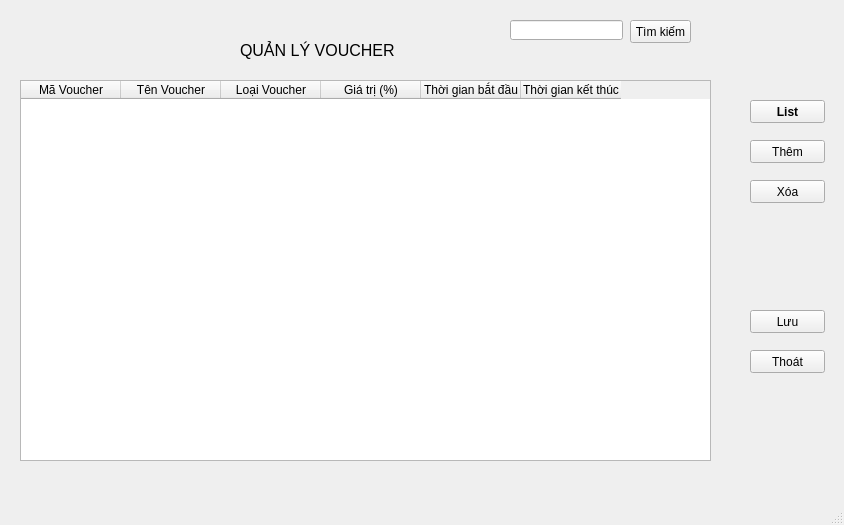
<?xml version="1.0" encoding="UTF-8"?>
<ui version="4.0">
 <class>QuanlyVoucher</class>
 <widget class="QMainWindow" name="QuanlyVoucher">
  <property name="geometry">
   <rect>
    <x>0</x>
    <y>0</y>
    <width>844</width>
    <height>525</height>
   </rect>
  </property>
  <property name="windowTitle">
   <string>QuanlyVoucher</string>
  </property>
  <widget class="QWidget" name="centralwidget">
   <widget class="QTableWidget" name="tableWidgetQLVC">
    <property name="geometry">
     <rect>
      <x>20</x>
      <y>80</y>
      <width>691</width>
      <height>381</height>
     </rect>
    </property>
    <column>
     <property name="text">
      <string>Mã Voucher</string>
     </property>
    </column>
    <column>
     <property name="text">
      <string>Tên Voucher</string>
     </property>
    </column>
    <column>
     <property name="text">
      <string>Loại Voucher</string>
     </property>
    </column>
    <column>
     <property name="text">
      <string>Giá trị (%)</string>
     </property>
    </column>
    <column>
     <property name="text">
      <string>Thời gian bắt đầu</string>
     </property>
    </column>
    <column>
     <property name="text">
      <string>Thời gian kết thúc</string>
     </property>
    </column>
   </widget>
   <widget class="QPushButton" name="btnThoat">
    <property name="geometry">
     <rect>
      <x>750</x>
      <y>350</y>
      <width>75</width>
      <height>23</height>
     </rect>
    </property>
    <property name="text">
     <string>Thoát</string>
    </property>
   </widget>
   <widget class="QPushButton" name="btnLuu">
    <property name="geometry">
     <rect>
      <x>750</x>
      <y>310</y>
      <width>75</width>
      <height>23</height>
     </rect>
    </property>
    <property name="text">
     <string>Lưu</string>
    </property>
   </widget>
   <widget class="QPushButton" name="btnXoa">
    <property name="geometry">
     <rect>
      <x>750</x>
      <y>180</y>
      <width>75</width>
      <height>23</height>
     </rect>
    </property>
    <property name="text">
     <string>Xóa</string>
    </property>
   </widget>
   <widget class="QPushButton" name="btnTimkiem">
    <property name="geometry">
     <rect>
      <x>630</x>
      <y>20</y>
      <width>61</width>
      <height>23</height>
     </rect>
    </property>
    <property name="text">
     <string>Tìm kiếm</string>
    </property>
   </widget>
   <widget class="QPushButton" name="btnList">
    <property name="geometry">
     <rect>
      <x>750</x>
      <y>100</y>
      <width>75</width>
      <height>23</height>
     </rect>
    </property>
    <property name="font">
     <font>
      <weight>75</weight>
      <bold>true</bold>
     </font>
    </property>
    <property name="text">
     <string>List</string>
    </property>
   </widget>
   <widget class="QLineEdit" name="lineEditTimkiem">
    <property name="geometry">
     <rect>
      <x>510</x>
      <y>20</y>
      <width>113</width>
      <height>20</height>
     </rect>
    </property>
   </widget>
   <widget class="QLabel" name="label">
    <property name="geometry">
     <rect>
      <x>240</x>
      <y>40</y>
      <width>161</width>
      <height>20</height>
     </rect>
    </property>
    <property name="font">
     <font>
      <pointsize>12</pointsize>
     </font>
    </property>
    <property name="text">
     <string>QUẢN LÝ VOUCHER</string>
    </property>
   </widget>
   <widget class="QPushButton" name="btnThem">
    <property name="geometry">
     <rect>
      <x>750</x>
      <y>140</y>
      <width>75</width>
      <height>23</height>
     </rect>
    </property>
    <property name="text">
     <string>Thêm</string>
    </property>
   </widget>
  </widget>
  <widget class="QMenuBar" name="menubar">
   <property name="geometry">
    <rect>
     <x>0</x>
     <y>0</y>
     <width>844</width>
     <height>21</height>
    </rect>
   </property>
  </widget>
  <widget class="QStatusBar" name="statusbar"/>
 </widget>
 <resources/>
 <connections/>
</ui>
